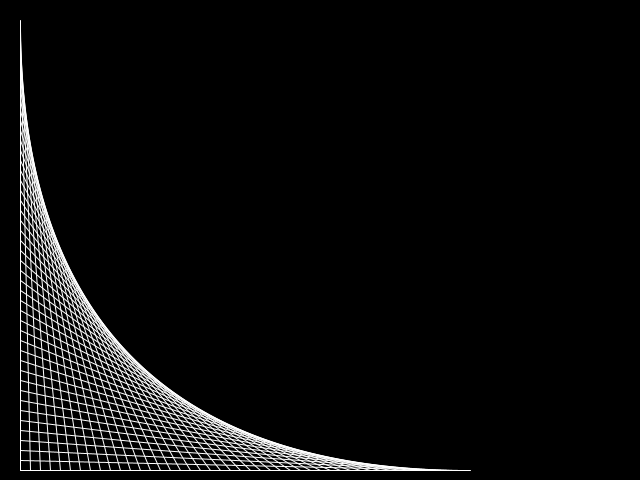
Frame 1 (no input)
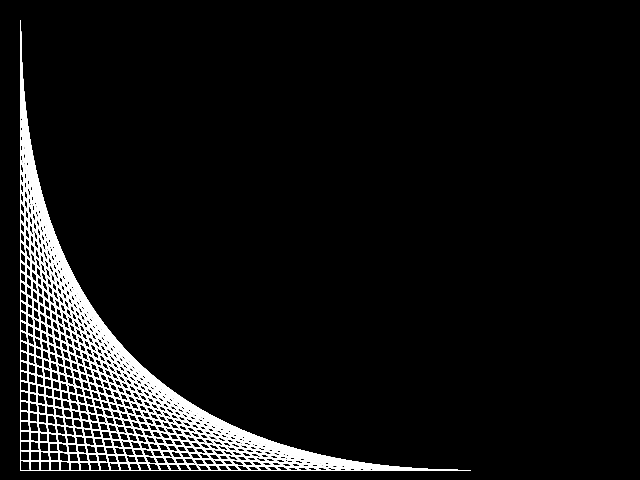
Frame 60 (the mouse pressed at the canvas centre just before this capture)
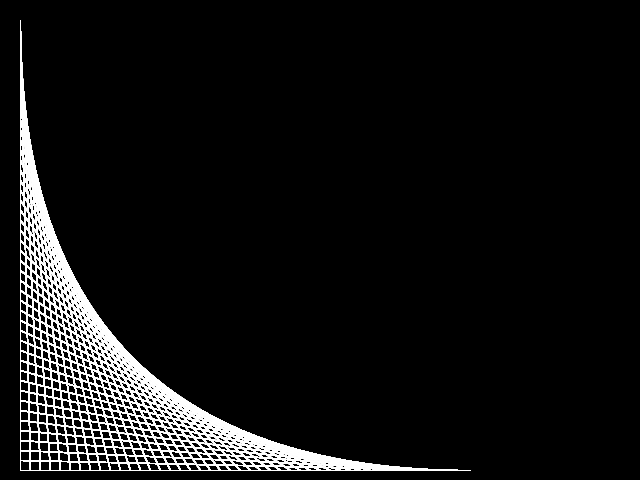
Frame 120 (the mouse held since frame 60 and released just before this capture)

The Processing sketch that drew these frames (run headless with seeded random() and noise(); from frame 60 on, the mouse is pressed at the canvas centre):

// Processing sketch: Walkthrough
// ── Walkthrough.pde
void setup()
{
  size(640, 480);
  background(0,0,0);
}

void draw()
{
	strokeWeight(1);
	stroke(255,255,255);
	int x1 = 20;
	int y1 = 20;
	int x2 = 20;
	int y2 = height-10;


	for(int i = 0; i < height - 20; i = i + 10)
	{
		line(x1, y1 + i, x2 + i, y2);
	}


}
